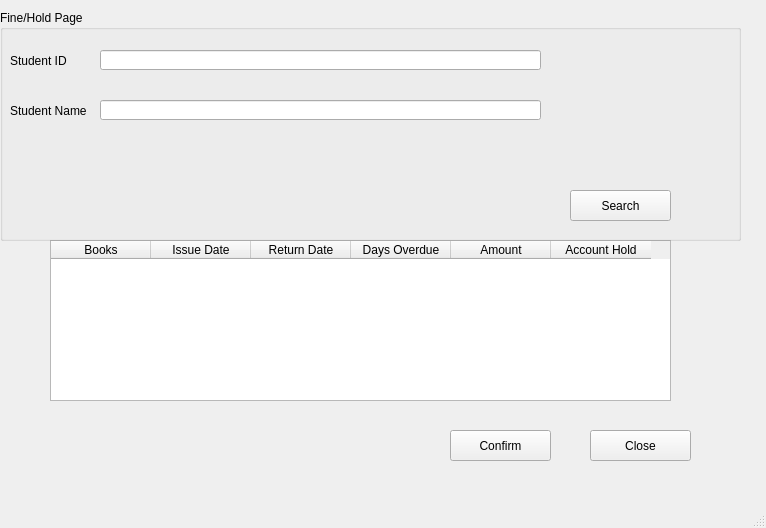
<?xml version="1.0" encoding="UTF-8"?>
<ui version="4.0">
 <class>Fine_Hold_Admin</class>
 <widget class="QMainWindow" name="Fine_Hold_Admin">
  <property name="geometry">
   <rect>
    <x>0</x>
    <y>0</y>
    <width>766</width>
    <height>528</height>
   </rect>
  </property>
  <property name="windowTitle">
   <string>Fine_Hold_Admin</string>
  </property>
  <widget class="QWidget" name="centralwidget">
   <widget class="QTableWidget" name="booksTableWidget">
    <property name="geometry">
     <rect>
      <x>50</x>
      <y>240</y>
      <width>621</width>
      <height>161</height>
     </rect>
    </property>
    <column>
     <property name="text">
      <string>Books</string>
     </property>
    </column>
    <column>
     <property name="text">
      <string>Issue Date</string>
     </property>
    </column>
    <column>
     <property name="text">
      <string>Return Date</string>
     </property>
    </column>
    <column>
     <property name="text">
      <string>Days Overdue</string>
     </property>
    </column>
    <column>
     <property name="text">
      <string>Amount</string>
     </property>
    </column>
    <column>
     <property name="text">
      <string>Account Hold</string>
     </property>
    </column>
   </widget>
   <widget class="QGroupBox" name="fineholdpage_groupBox">
    <property name="geometry">
     <rect>
      <x>0</x>
      <y>10</y>
      <width>741</width>
      <height>231</height>
     </rect>
    </property>
    <property name="title">
     <string>Fine/Hold Page</string>
    </property>
    <widget class="QLabel" name="studentid_label">
     <property name="geometry">
      <rect>
       <x>10</x>
       <y>40</y>
       <width>81</width>
       <height>21</height>
      </rect>
     </property>
     <property name="text">
      <string>Student ID</string>
     </property>
    </widget>
    <widget class="QLineEdit" name="studentid_lineEdit">
     <property name="geometry">
      <rect>
       <x>100</x>
       <y>40</y>
       <width>441</width>
       <height>20</height>
      </rect>
     </property>
    </widget>
    <widget class="QLabel" name="studentname_label">
     <property name="geometry">
      <rect>
       <x>10</x>
       <y>90</y>
       <width>81</width>
       <height>21</height>
      </rect>
     </property>
     <property name="text">
      <string>Student Name</string>
     </property>
    </widget>
    <widget class="QLineEdit" name="studentname_lineEdit">
     <property name="geometry">
      <rect>
       <x>100</x>
       <y>90</y>
       <width>441</width>
       <height>20</height>
      </rect>
     </property>
    </widget>
    <widget class="QPushButton" name="search_pushButton">
     <property name="geometry">
      <rect>
       <x>570</x>
       <y>180</y>
       <width>101</width>
       <height>31</height>
      </rect>
     </property>
     <property name="text">
      <string>Search</string>
     </property>
    </widget>
   </widget>
   <widget class="QPushButton" name="close_pushButton">
    <property name="geometry">
     <rect>
      <x>760</x>
      <y>600</y>
      <width>101</width>
      <height>21</height>
     </rect>
    </property>
    <property name="text">
     <string>Close</string>
    </property>
   </widget>
   <widget class="QPushButton" name="issue_pushButton">
    <property name="geometry">
     <rect>
      <x>590</x>
      <y>600</y>
      <width>101</width>
      <height>21</height>
     </rect>
    </property>
    <property name="text">
     <string>Issue</string>
    </property>
   </widget>
   <widget class="QPushButton" name="close_pushButton_2">
    <property name="geometry">
     <rect>
      <x>590</x>
      <y>430</y>
      <width>101</width>
      <height>31</height>
     </rect>
    </property>
    <property name="text">
     <string>Close</string>
    </property>
   </widget>
   <widget class="QPushButton" name="confirm_pushButton">
    <property name="geometry">
     <rect>
      <x>450</x>
      <y>430</y>
      <width>101</width>
      <height>31</height>
     </rect>
    </property>
    <property name="text">
     <string>Confirm</string>
    </property>
   </widget>
  </widget>
  <widget class="QMenuBar" name="menubar">
   <property name="geometry">
    <rect>
     <x>0</x>
     <y>0</y>
     <width>766</width>
     <height>21</height>
    </rect>
   </property>
  </widget>
  <widget class="QStatusBar" name="statusbar"/>
 </widget>
 <resources/>
 <connections/>
</ui>
